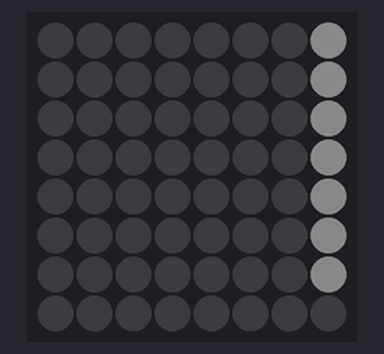
Bench run of a sketch on a simulated ESP32. Shown: 8×8 RGB LED matrix (first LED top left, wired row by row). Dim RGB values are drawn brighter than linear.

Above: at 0.1 s.
At 5.01 s:
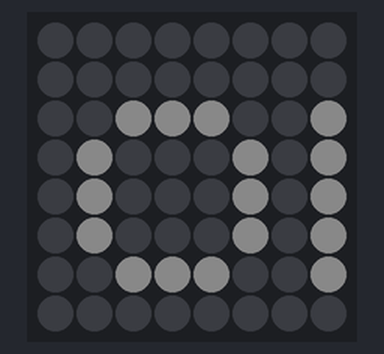
At 9.92 s:
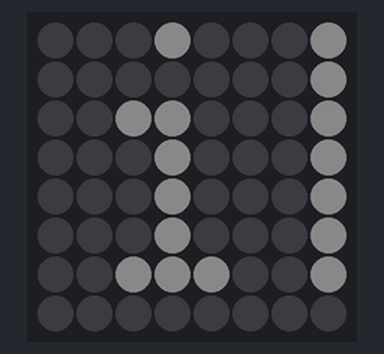
At 19.92 s:
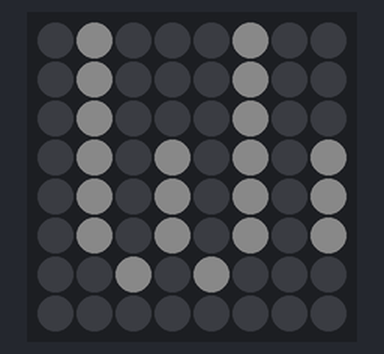
At 31.35 s:
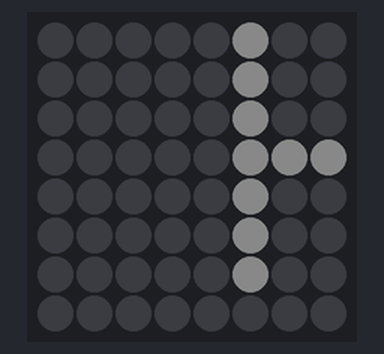
At 39.74 s:
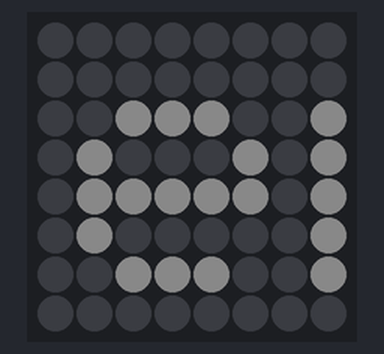

The sketch:

ws2812-scroll-text-adafruit.ino
```cpp
// install Adafruit_GFX, Adafruit_NeoMatrix and Adafruit_NeoPixel
// code for WS2812

#include <Adafruit_GFX.h>
#include <Adafruit_NeoMatrix.h>
#include <Adafruit_NeoPixel.h>

// MATRIX DECLARATION:
// Parameter 1 = width of NeoPixel matrix
// Parameter 2 = height of matrix
// Parameter 3 = pin number (most are valid)
// Parameter 4 = matrix layout flags, add together as needed:
//   NEO_MATRIX_TOP, NEO_MATRIX_BOTTOM, NEO_MATRIX_LEFT, NEO_MATRIX_RIGHT:
//     Position of the FIRST LED in the matrix; pick two, e.g.
//     NEO_MATRIX_TOP + NEO_MATRIX_LEFT for the top-left corner.
//   NEO_MATRIX_ROWS, NEO_MATRIX_COLUMNS: LEDs are arranged in horizontal
//     rows or in vertical columns, respectively; pick one or the other.
//   NEO_MATRIX_PROGRESSIVE, NEO_MATRIX_ZIGZAG: all rows/columns proceed
//     in the same order, or alternate lines reverse direction; pick one.
//   See example below for these values in action.
// Parameter 5 = pixel type flags, add together as needed:
//   NEO_KHZ800  800 KHz bitstream (most NeoPixel products w/WS2812 LEDs)
//   NEO_KHZ400  400 KHz (classic 'v1' (not v2) FLORA pixels, WS2811 drivers)
//   NEO_GRB     Pixels are wired for GRB bitstream (most NeoPixel products)
//   NEO_RGB     Pixels are wired for RGB bitstream (v1 FLORA pixels, not v2)

int matrixW = 8;
int matrixH = 8;
#define PIN 2

Adafruit_NeoMatrix matrix = Adafruit_NeoMatrix(
                            matrixW,
                            matrixH,
                            PIN,
                            NEO_MATRIX_TOP + NEO_MATRIX_LEFT + NEO_MATRIX_COLUMNS + NEO_MATRIX_ZIGZAG,
                            NEO_GRB + NEO_KHZ800
                            );


int pixelPerChar = 6; // Width of Standard Font Characters is 8X6 Pixels
int x = matrix.width(); // Width of the Display


void setup() {
  matrix.begin();
  matrix.setTextWrap(false);
  matrix.setBrightness(10);
  matrix.setTextColor(matrix.Color(255, 255, 255));
}

void loop() {
  char exampleText[] = "Hello World Zenika!";
  writeText(exampleText);
  delay(1000);

}

void writeText(String msg) {
  int msgSize = (msg.length() * pixelPerChar) + (2 * pixelPerChar); // CACULATE message length;
  int scrollingMax = (msgSize) + matrix.width(); // ADJUST Displacement for message length;

  x = matrix.width();

  while (--x >= -scrollingMax) {

    matrix.fillScreen(0); // BLANK the Entire Screen;
    matrix.setCursor(x, 0);
    matrix.print(msg);

    matrix.show();
    delay(100);
  }
}
```
